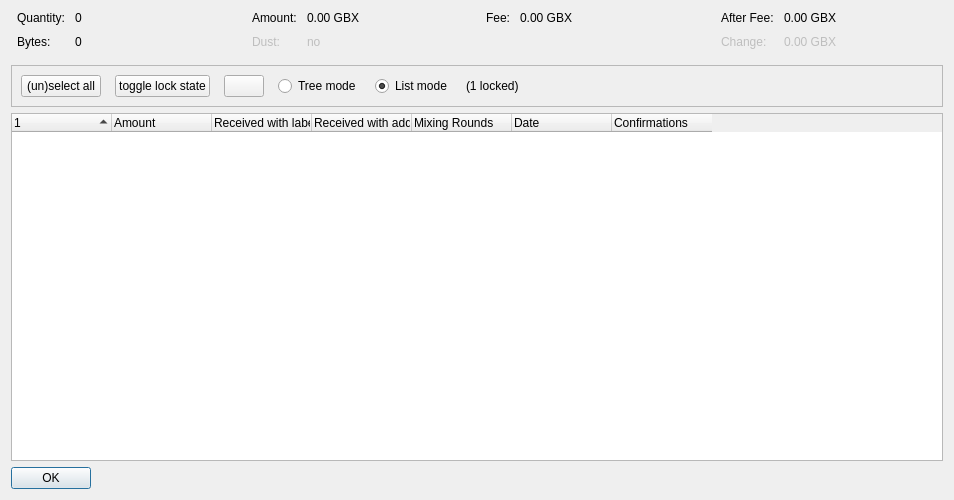
<?xml version="1.0" encoding="UTF-8"?>
<ui version="4.0">
 <class>CoinControlDialog</class>
 <widget class="QDialog" name="CoinControlDialog">
  <property name="geometry">
   <rect>
    <x>0</x>
    <y>0</y>
    <width>954</width>
    <height>500</height>
   </rect>
  </property>
  <property name="windowTitle">
   <string>Coin Selection</string>
  </property>
  <layout class="QVBoxLayout" name="verticalLayout">
   <item>
    <layout class="QHBoxLayout" name="horizontalLayoutTop" stretch="0,0,0,0">
     <property name="topMargin">
      <number>0</number>
     </property>
     <property name="bottomMargin">
      <number>10</number>
     </property>
     <item>
      <layout class="QFormLayout" name="formLayoutCoinControl1">
       <property name="horizontalSpacing">
        <number>10</number>
       </property>
       <property name="verticalSpacing">
        <number>10</number>
       </property>
       <property name="leftMargin">
        <number>6</number>
       </property>
       <property name="rightMargin">
        <number>6</number>
       </property>
       <item row="0" column="0">
        <widget class="QLabel" name="labelCoinControlQuantityText">
         <property name="text">
          <string>Quantity:</string>
         </property>
        </widget>
       </item>
       <item row="0" column="1">
        <widget class="QLabel" name="labelCoinControlQuantity">
         <property name="cursor">
          <cursorShape>IBeamCursor</cursorShape>
         </property>
         <property name="contextMenuPolicy">
          <enum>Qt::ActionsContextMenu</enum>
         </property>
         <property name="text">
          <string notr="true">0</string>
         </property>
         <property name="textInteractionFlags">
          <set>Qt::LinksAccessibleByMouse|Qt::TextSelectableByKeyboard|Qt::TextSelectableByMouse</set>
         </property>
        </widget>
       </item>
       <item row="1" column="0">
        <widget class="QLabel" name="labelCoinControlBytesText">
         <property name="text">
          <string>Bytes:</string>
         </property>
        </widget>
       </item>
       <item row="1" column="1">
        <widget class="QLabel" name="labelCoinControlBytes">
         <property name="cursor">
          <cursorShape>IBeamCursor</cursorShape>
         </property>
         <property name="contextMenuPolicy">
          <enum>Qt::ActionsContextMenu</enum>
         </property>
         <property name="text">
          <string notr="true">0</string>
         </property>
         <property name="textInteractionFlags">
          <set>Qt::LinksAccessibleByMouse|Qt::TextSelectableByKeyboard|Qt::TextSelectableByMouse</set>
         </property>
        </widget>
       </item>
      </layout>
     </item>
     <item>
      <layout class="QFormLayout" name="formLayoutCoinControl2">
       <property name="horizontalSpacing">
        <number>10</number>
       </property>
       <property name="verticalSpacing">
        <number>10</number>
       </property>
       <property name="leftMargin">
        <number>6</number>
       </property>
       <property name="rightMargin">
        <number>6</number>
       </property>
       <item row="0" column="0">
        <widget class="QLabel" name="labelCoinControlAmountText">
         <property name="text">
          <string>Amount:</string>
         </property>
        </widget>
       </item>
       <item row="0" column="1">
        <widget class="QLabel" name="labelCoinControlAmount">
         <property name="cursor">
          <cursorShape>IBeamCursor</cursorShape>
         </property>
         <property name="contextMenuPolicy">
          <enum>Qt::ActionsContextMenu</enum>
         </property>
         <property name="text">
          <string notr="true">0.00 GBX</string>
         </property>
         <property name="textInteractionFlags">
          <set>Qt::LinksAccessibleByMouse|Qt::TextSelectableByKeyboard|Qt::TextSelectableByMouse</set>
         </property>
        </widget>
       </item>
       <item row="1" column="0">
        <widget class="QLabel" name="labelCoinControlLowOutputText">
         <property name="enabled">
          <bool>false</bool>
         </property>
         <property name="text">
          <string>Dust:</string>
         </property>
        </widget>
       </item>
       <item row="1" column="1">
        <widget class="QLabel" name="labelCoinControlLowOutput">
         <property name="enabled">
          <bool>false</bool>
         </property>
         <property name="cursor">
          <cursorShape>IBeamCursor</cursorShape>
         </property>
         <property name="contextMenuPolicy">
          <enum>Qt::ActionsContextMenu</enum>
         </property>
         <property name="text">
          <string notr="true">no</string>
         </property>
         <property name="textInteractionFlags">
          <set>Qt::LinksAccessibleByMouse|Qt::TextSelectableByKeyboard|Qt::TextSelectableByMouse</set>
         </property>
        </widget>
       </item>
      </layout>
     </item>
     <item>
      <layout class="QFormLayout" name="formLayoutCoinControl3">
       <property name="horizontalSpacing">
        <number>10</number>
       </property>
       <property name="verticalSpacing">
        <number>10</number>
       </property>
       <property name="leftMargin">
        <number>6</number>
       </property>
       <property name="rightMargin">
        <number>6</number>
       </property>
       <item row="0" column="0">
        <widget class="QLabel" name="labelCoinControlFeeText">
         <property name="text">
          <string>Fee:</string>
         </property>
        </widget>
       </item>
       <item row="0" column="1">
        <widget class="QLabel" name="labelCoinControlFee">
         <property name="cursor">
          <cursorShape>IBeamCursor</cursorShape>
         </property>
         <property name="contextMenuPolicy">
          <enum>Qt::ActionsContextMenu</enum>
         </property>
         <property name="text">
          <string notr="true">0.00 GBX</string>
         </property>
         <property name="textInteractionFlags">
          <set>Qt::LinksAccessibleByMouse|Qt::TextSelectableByKeyboard|Qt::TextSelectableByMouse</set>
         </property>
        </widget>
       </item>
      </layout>
     </item>
     <item>
      <layout class="QFormLayout" name="formLayoutCoinControl4">
       <property name="horizontalSpacing">
        <number>10</number>
       </property>
       <property name="verticalSpacing">
        <number>10</number>
       </property>
       <property name="leftMargin">
        <number>6</number>
       </property>
       <property name="rightMargin">
        <number>6</number>
       </property>
       <item row="0" column="0">
        <widget class="QLabel" name="labelCoinControlAfterFeeText">
         <property name="text">
          <string>After Fee:</string>
         </property>
        </widget>
       </item>
       <item row="0" column="1">
        <widget class="QLabel" name="labelCoinControlAfterFee">
         <property name="cursor">
          <cursorShape>IBeamCursor</cursorShape>
         </property>
         <property name="contextMenuPolicy">
          <enum>Qt::ActionsContextMenu</enum>
         </property>
         <property name="text">
          <string notr="true">0.00 GBX</string>
         </property>
         <property name="textInteractionFlags">
          <set>Qt::LinksAccessibleByMouse|Qt::TextSelectableByKeyboard|Qt::TextSelectableByMouse</set>
         </property>
        </widget>
       </item>
       <item row="1" column="0">
        <widget class="QLabel" name="labelCoinControlChangeText">
         <property name="enabled">
          <bool>false</bool>
         </property>
         <property name="text">
          <string>Change:</string>
         </property>
        </widget>
       </item>
       <item row="1" column="1">
        <widget class="QLabel" name="labelCoinControlChange">
         <property name="enabled">
          <bool>false</bool>
         </property>
         <property name="cursor">
          <cursorShape>IBeamCursor</cursorShape>
         </property>
         <property name="contextMenuPolicy">
          <enum>Qt::ActionsContextMenu</enum>
         </property>
         <property name="text">
          <string notr="true">0.00 GBX</string>
         </property>
         <property name="textInteractionFlags">
          <set>Qt::LinksAccessibleByMouse|Qt::TextSelectableByKeyboard|Qt::TextSelectableByMouse</set>
         </property>
        </widget>
       </item>
      </layout>
     </item>
    </layout>
   </item>
   <item>
    <widget class="QFrame" name="frame">
     <property name="minimumSize">
      <size>
       <width>0</width>
       <height>40</height>
      </size>
     </property>
     <property name="frameShape">
      <enum>QFrame::StyledPanel</enum>
     </property>
     <property name="frameShadow">
      <enum>QFrame::Sunken</enum>
     </property>
     <layout class="QHBoxLayout" name="horizontalLayout">
      <item>
       <layout class="QHBoxLayout" name="horizontalLayoutPanel" stretch="0,0,0,0,0,0,0">
        <property name="spacing">
         <number>14</number>
        </property>
        <item>
         <widget class="QPushButton" name="pushButtonSelectAll">
          <property name="sizePolicy">
           <sizepolicy hsizetype="Maximum" vsizetype="Fixed">
            <horstretch>0</horstretch>
            <verstretch>0</verstretch>
           </sizepolicy>
          </property>
          <property name="text">
           <string>(un)select all</string>
          </property>
          <property name="autoDefault">
           <bool>false</bool>
          </property>
         </widget>
        </item>
        <item>
         <widget class="QPushButton" name="pushButtonToggleLock">
          <property name="sizePolicy">
           <sizepolicy hsizetype="Maximum" vsizetype="Fixed">
            <horstretch>0</horstretch>
            <verstretch>0</verstretch>
           </sizepolicy>
          </property>
          <property name="text">
           <string>toggle lock state</string>
          </property>
          <property name="autoDefault">
           <bool>false</bool>
          </property>
         </widget>
        </item>
        <item>
         <widget class="QPushButton" name="hideButton">
          <property name="sizePolicy">
           <sizepolicy hsizetype="Maximum" vsizetype="Fixed">
            <horstretch>0</horstretch>
            <verstretch>0</verstretch>
           </sizepolicy>
          </property>
          <property name="text">
           <string/>
          </property>
          <property name="autoDefault">
           <bool>false</bool>
          </property>
         </widget>
        </item>
        <item>
         <widget class="QRadioButton" name="radioTreeMode">
          <property name="sizePolicy">
           <sizepolicy hsizetype="Maximum" vsizetype="Fixed">
            <horstretch>0</horstretch>
            <verstretch>0</verstretch>
           </sizepolicy>
          </property>
          <property name="text">
           <string>Tree mode</string>
          </property>
         </widget>
        </item>
        <item>
         <widget class="QRadioButton" name="radioListMode">
          <property name="sizePolicy">
           <sizepolicy hsizetype="Maximum" vsizetype="Fixed">
            <horstretch>0</horstretch>
            <verstretch>0</verstretch>
           </sizepolicy>
          </property>
          <property name="text">
           <string>List mode</string>
          </property>
          <property name="checked">
           <bool>true</bool>
          </property>
         </widget>
        </item>
        <item>
         <widget class="QLabel" name="labelLocked">
          <property name="text">
           <string>(1 locked)</string>
          </property>
         </widget>
        </item>
        <item>
         <spacer name="horizontalSpacer">
          <property name="orientation">
           <enum>Qt::Horizontal</enum>
          </property>
          <property name="sizeHint" stdset="0">
           <size>
            <width>40</width>
            <height>20</height>
           </size>
          </property>
         </spacer>
        </item>
       </layout>
      </item>
     </layout>
    </widget>
   </item>
   <item>
    <widget class="CoinControlTreeWidget" name="treeWidget">
     <property name="contextMenuPolicy">
      <enum>Qt::CustomContextMenu</enum>
     </property>
     <property name="sortingEnabled">
      <bool>false</bool>
     </property>
     <property name="columnCount">
      <number>7</number>
     </property>
     <attribute name="headerShowSortIndicator" stdset="0">
      <bool>true</bool>
     </attribute>
     <attribute name="headerStretchLastSection">
      <bool>false</bool>
     </attribute>
     <column>
      <property name="text">
       <string/>
      </property>
     </column>
     <column>
      <property name="text">
       <string>Amount</string>
      </property>
     </column>
     <column>
      <property name="text">
       <string>Received with label</string>
      </property>
     </column>
     <column>
      <property name="text">
       <string>Received with address</string>
      </property>
     </column>
     <column>
      <property name="text">
       <string>Mixing Rounds</string>
      </property>
     </column>
     <column>
      <property name="text">
       <string>Date</string>
      </property>
     </column>
     <column>
      <property name="text">
       <string>Confirmations</string>
      </property>
      <property name="toolTip">
       <string>Confirmed</string>
      </property>
     </column>
    </widget>
   </item>
   <item>
    <widget class="QDialogButtonBox" name="buttonBox">
     <property name="sizePolicy">
      <sizepolicy hsizetype="Maximum" vsizetype="Fixed">
       <horstretch>0</horstretch>
       <verstretch>0</verstretch>
      </sizepolicy>
     </property>
     <property name="orientation">
      <enum>Qt::Horizontal</enum>
     </property>
     <property name="standardButtons">
      <set>QDialogButtonBox::Ok</set>
     </property>
    </widget>
   </item>
  </layout>
 </widget>
 <customwidgets>
  <customwidget>
   <class>CoinControlTreeWidget</class>
   <extends>QTreeWidget</extends>
   <header>qt/coincontroltreewidget.h</header>
  </customwidget>
 </customwidgets>
 <resources/>
 <connections/>
</ui>
